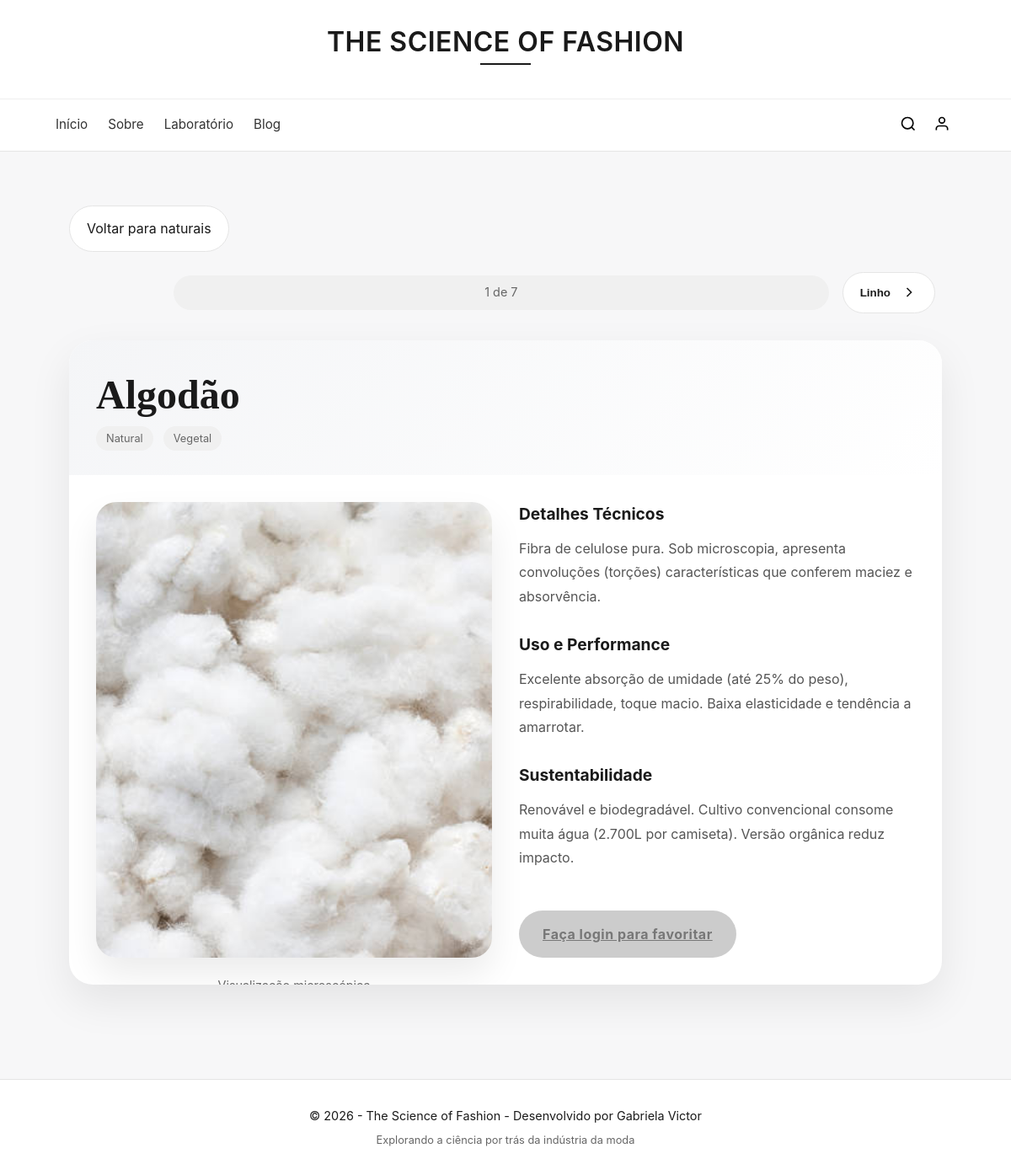
The app's page /laboratorio/microscopio/fibras/naturais/1 with its own data.
### models.py (models this page shows)
class Fibra(SQLModel, table=True):
    id: Optional[int] = Field(default=None, primary_key=True)
    nome: str = Field(index=True)
    categoria: str  # Ex: "Natural" ou "Sintética"
    origem: str     # Ex: "Vegetal", "Animal" ou "Polímero"
    detalhes_tecnicos: str
    uso_performance: str
    sustentabilidade: str
    foto_microscopio_url: str
    fibras_relacionadas: Optional[str] = Field(default=None)
    fotos: List["Galeria"] = Relationship(back_populates="fibra")
    usuarios_que_favoritaram: List[Usuario] = Relationship(back_populates="fibras_favoritas", link_model=FavoritoFibra)

### main.py (the view)
@app.get("/laboratorio/microscopio/fibras/naturais/{fibra_id}", response_class=HTMLResponse)
async def detalhes_fibra_natural(
    request: Request,
    fibra_id: int,
    session: Session = Depends(get_session),
    usuario: Optional[Usuario] = Depends(get_usuario_logado)
):
    fibra = session.get(Fibra, fibra_id)
    if not fibra or fibra.categoria != "Natural":
        raise HTTPException(status_code=404, detail="Fibra não encontrada")
    fibras_categoria = session.exec(
        select(Fibra).where(Fibra.categoria == "Natural").order_by(Fibra.id)
    ).all()
    indices = {f.id: i for i, f in enumerate(fibras_categoria)}
    indice_atual = indices.get(fibra_id, 0)
    total_fibras = len(fibras_categoria)
    fibra_anterior = fibras_categoria[indice_atual - 1] if indice_atual > 0 else None
    fibra_proxima = fibras_categoria[indice_atual + 1] if indice_atual < total_fibras - 1 else None
    if "HX-Request" in request.headers:
        return templates.TemplateResponse(request, "partials/fibra_detalhes_content.html", {
            "fibra": fibra,
            "usuario": usuario,
            "fibra_anterior": fibra_anterior,
            "fibra_proxima": fibra_proxima,
            "indice_atual": indice_atual + 1,
            "total_fibras": total_fibras,
            "categoria_url": "naturais"
        })
    return templates.TemplateResponse(request, "fibra_detalhes.html", {
        "fibra": fibra,
        "usuario": usuario,
        "fibra_anterior": fibra_anterior,
        "fibra_proxima": fibra_proxima,
        "indice_atual": indice_atual + 1,
        "total_fibras": total_fibras,
        "categoria_url": "naturais"
    })

### templates/fibra_detalhes.html (shortened to what this page needs)
{% extends "base.html" %}
{% block content %}
<div id="fibra-detalhes-container">
    <div id="fibra-detalhes-wrapper">
        {% include "partials/fibra_detalhes_content.html" %}
    </div>
</div>
{% endblock %}

### templates/partials/fibra_detalhes_content.html (shortened to what this page needs)
<div class="fibra-content-root">
    <div class="back-link">
        <a href="/laboratorio/microscopio/fibras/{{ categoria_url }}"
           hx-get="/laboratorio/microscopio/fibras/{{ categoria_url }}"
           hx-target="#main-content"
           hx-push-url="true"
           class="btn-back">
            Voltar para {{ categoria_url }}
        </a>
    </div>
    <div class="fibra-navegacao">
        {% if fibra_anterior %}
        <button type="button"
                class="nav-fibra-btn anterior"
                hx-get="/laboratorio/microscopio/fibras/{{ categoria_url }}/{{ fibra_anterior.id }}/partial"
                hx-target="#fibra-detalhes-wrapper"
                hx-swap="innerHTML"
                hx-push-url="/laboratorio/microscopio/fibras/{{ categoria_url }}/{{ fibra_anterior.id }}"
                hx-indicator="#loading-indicator">
            <svg width="20" height="20" viewBox="0 0 24 24" fill="none" stroke="currentColor" stroke-width="2">
                <path d="M15 18l-6-6 6-6"/>
            </svg>
            <span>{{ fibra_anterior.nome }}</span>
        </button>
        {% else %}
        <div class="nav-placeholder"></div>
        {% endif %}
        <span class="fibra-counter">
            {{ indice_atual }} de {{ total_fibras }}
        </span>
        {% if fibra_proxima %}
        <button type="button"
                class="nav-fibra-btn proximo"
                hx-get="/laboratorio/microscopio/fibras/{{ categoria_url }}/{{ fibra_proxima.id }}/partial"
                hx-target="#fibra-detalhes-wrapper"
                hx-swap="innerHTML"
                hx-push-url="/laboratorio/microscopio/fibras/{{ categoria_url }}/{{ fibra_proxima.id }}"
                hx-indicator="#loading-indicator">
            <span>{{ fibra_proxima.nome }}</span>
            <svg width="20" height="20" viewBox="0 0 24 24" fill="none" stroke="currentColor" stroke-width="2">
                <path d="M9 18l6-6-6-6"/>
            </svg>
        </button>
        {% else %}
        <div class="nav-placeholder"></div>
        {% endif %}
    </div>
    <div class="fibra-detalhes-card">
        <div class="fibra-header">
            <h1 class="fibra-titulo">{{ fibra.nome }}</h1>
            <div class="fibra-tags">
                <span class="tag-categoria">{{ fibra.categoria }}</span>
                <span class="tag-origem">{{ fibra.origem }}</span>
            </div>
        </div>
        <div class="fibra-grid">
            <div class="fibra-imagem">
                <img src="{{ fibra.foto_microscopio_url }}" alt="{{ fibra.nome }}">
                <p class="img-legenda">Visualização microscópica</p>
            </div>
            <div class="fibra-info">
                <div class="info-section">
                    <h3>Detalhes Técnicos</h3>
                    <p>{{ fibra.detalhes_tecnicos }}</p>
                </div>
                <div class="info-section">
                    <h3>Uso e Performance</h3>
                    <p>{{ fibra.uso_performance }}</p>
                </div>
                <div class="info-section">
                    <h3>Sustentabilidade</h3>
                    <p>{{ fibra.sustentabilidade }}</p>
                </div>
                {% if usuario %}
                <button class="btn-favoritar"
                        hx-post="/favoritar/{{ fibra.id }}"
                        hx-target="this"
                        hx-swap="outerHTML">
                    🤍 Favoritar esta fibra
                </button>
                {% else %}
                <a href="/login" class="btn-favoritar disabled">
                    Faça login para favoritar
                </a>
                {% endif %}
            </div>
        </div>
    </div>
</div>

### static/css/base.css (style rules this page uses)
* { margin: 0; padding: 0; box-sizing: border-box; }
body { font-family: -apple-system, BlinkMacSystemFont, "Segoe UI", Roboto, sans-serif; background: #f7f7f8; color: #1a1a1a; line-height: 1.5; }

### static/css/pages/fibra_detalhes_content.css (style rules this page uses)
.fibra-content-root { max-width: 1100px; margin: 0 auto; padding: 2rem 1rem 4rem; }
#fibra-detalhes-wrapper { min-height: 400px; }
.back-link { margin-bottom: 1.5rem; }
.btn-back { display: inline-flex; align-items: center; gap: 0.5rem; padding: 0.9rem 1.25rem; border-radius: 999px; border: 1px solid #e5e5e5; background: #fff; color: #1a1a1a; text-decoration: none; transition: all 0.2s ease; }
.fibra-navegacao { display: grid; grid-template-columns: auto 1fr auto; align-items: center; gap: 1rem; margin-bottom: 2rem; padding: 0 0.5rem; }
.nav-fibra-btn { display: inline-flex; align-items: center; gap: 0.75rem; padding: 0.85rem 1.25rem; background: #fff; border: 1px solid #e5e5e5; border-radius: 999px; color: #1a1a1a; font-weight: 700; cursor: pointer; transition: all 0.2s ease; }
.nav-fibra-btn svg { stroke: currentColor; }
.fibra-counter { padding: 0.6rem 1rem; border-radius: 999px; background: #f0f0f0; color: #666; text-align: center; font-size: 0.9rem; }
.nav-placeholder { width: 100px; min-height: 44px; }
.fibra-detalhes-card { background: #fff; border-radius: 28px; overflow: hidden; box-shadow: 0 20px 50px rgba(0, 0, 0, 0.08); }
.fibra-header { background: linear-gradient(135deg, #f4f5f7 0%, #ffffff 100%); padding: 2.5rem 2rem 1.8rem; color: #1a1a1a; }
.fibra-titulo { font-size: 3rem; margin-bottom: 0.75rem; font-family: 'Playfair Display', serif; line-height: 1.05; }
.fibra-tags { display: flex; flex-wrap: wrap; gap: 0.75rem; }
.tag-categoria, .tag-origem { padding: 0.5rem 0.9rem; border-radius: 999px; background: #f0f0f0; font-size: 0.85rem; color: #333; }
.fibra-grid { display: grid; grid-template-columns: 1fr 1fr; gap: 2rem; padding: 2rem; }
.fibra-imagem img { width: 100%; height: 100%; min-height: 420px; object-fit: cover; border-radius: 24px; box-shadow: 0 20px 40px rgba(0, 0, 0, 0.08); }
.img-legenda { margin-top: 1rem; text-align: center; font-size: 0.9rem; color: #666; }
.info-section { margin-bottom: 1.75rem; }
.info-section h3 { font-size: 1.2rem; margin-bottom: 0.75rem; color: #1a1a1a; }
.info-section p { color: #555; line-height: 1.8; }
.btn-favoritar { display: inline-flex; align-items: center; justify-content: center; gap: 0.5rem; padding: 1rem 1.75rem; margin-top: 1.25rem; background: linear-gradient(135deg, #764ba2 0%, #667eea 100%); color: #fff; border: none; border-radius: 999px; font-weight: 700; letter-spacing: 0.5px; transition: all 0.2s ease; box-shadow: 0 4px 15px rgba(118, 75, 162, 0.2); }
.btn-favoritar.disabled { background: #ccc; color: #777; cursor: not-allowed; box-shadow: none; }

### static/css/pages/blog.css (style rules this page uses)
.back-link { margin-bottom: 1.5rem; }
.btn-back { display: inline-flex; align-items: center; gap: 0.5rem; padding: 0.9rem 1.25rem; border-radius: 999px; border: 1px solid #e5e5e5; background: #fff; color: #1a1a1a; text-decoration: none; transition: all 0.2s ease; }

### static/css/pages/perfil.css (style rules this page uses)
.tag-categoria, .tag-origem, .post-date { padding: 0.3rem 0.75rem; border-radius: 20px; background: #f0f0f0; font-size: 0.8rem; color: #666; }
.back-link { margin-bottom: 1.5rem; }
.btn-back { display: inline-flex; align-items: center; gap: 0.5rem; padding: 0.9rem 1.25rem; border-radius: 999px; border: 1px solid #e5e5e5; background: #fff; color: #1a1a1a; text-decoration: none; transition: all 0.2s ease; }

### records on screen
Fibra: nome "Linho"
Fibra: nome "Algodão", categoria "Natural", origem "Vegetal", foto_microscopio_url (picture), detalhes_tecnicos "Fibra de celulose pura. Sob microscopia, apresenta convoluções (torções) características que conferem maciez e absorvência.", uso_performance "Excelente absorção de umidade (até 25% do peso), respirabilidade, toque macio. Baixa elasticidade e tendência a amarrotar.", sustentabilidade "Renovável e biodegradável. Cultivo convencional consome muita água (2.700L por camiseta). Versão orgânica reduz impacto."

### other values on screen
{{ categoria_url }} "naturais"
{{ indice_atual }} "1"
{{ total_fibras }} "7"
